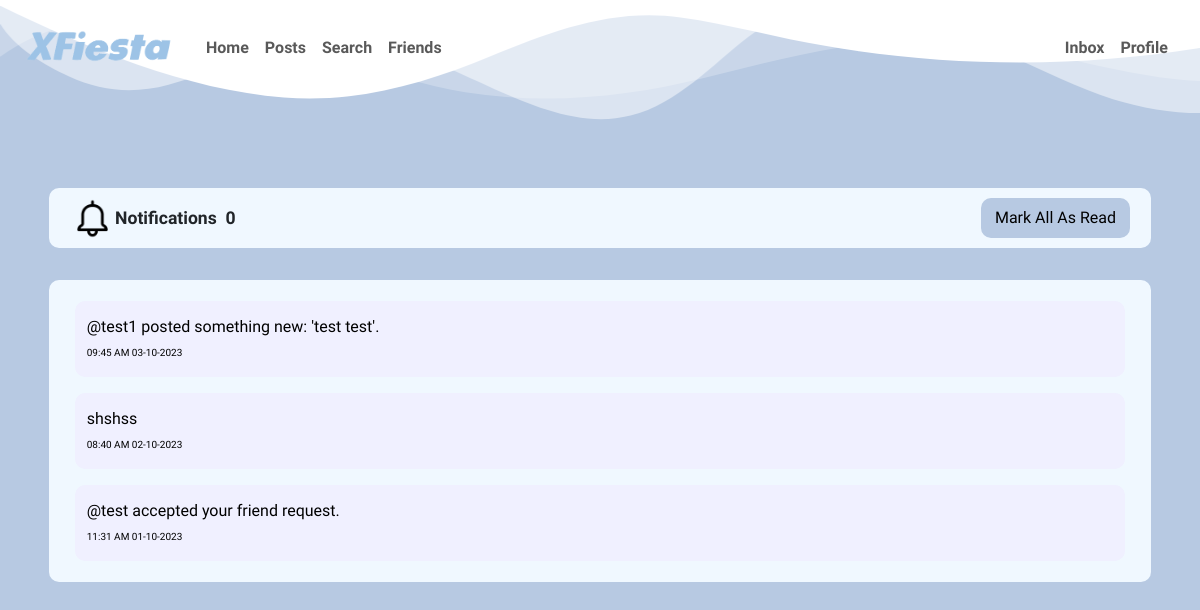
The page /notifications (signed in) on the database as committed earlier.
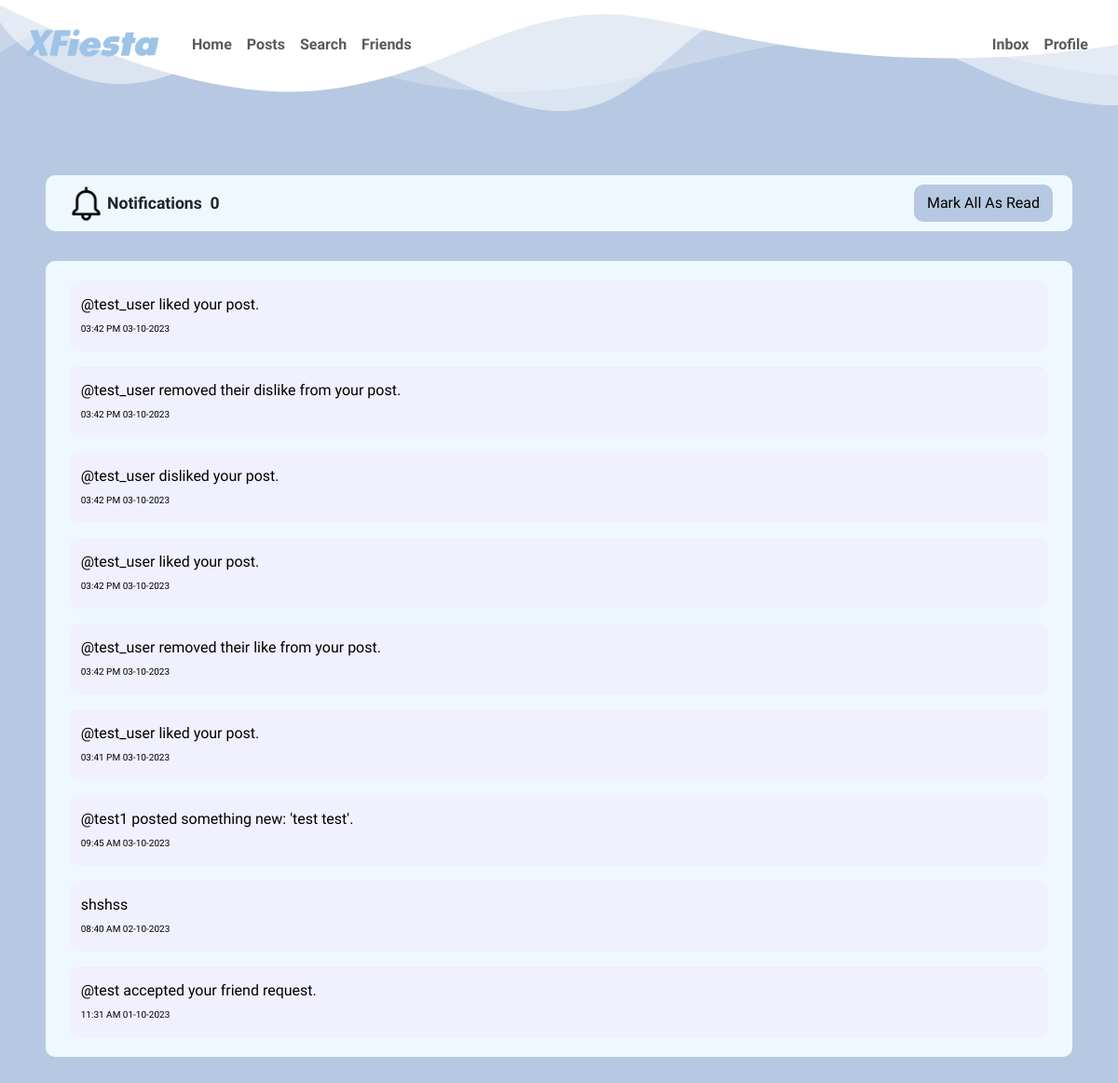
The same page on the database as committed later.
### tables this page shows
CREATE TABLE notifications (
    id INTEGER NOT NULL,
    user_id INTEGER NOT NULL,
    href TEXT NOT NULL,
    status TEXT NOT NULL CHECK(status IN ('read', 'unread')) DEFAULT 'unread',
    details TEXT NOT NULL,
    n_time TIMESTAMP NOT NULL DEFAULT CURRENT_TIMESTAMP,
    PRIMARY KEY(id),
    FOREIGN KEY(user_id) REFERENCES users(id)
);

### app.py (the view)
@app.route("/notifications")
@login_required
def notifications():
    notifications = db.execute("SELECT n.*, u.timezone_offset FROM notifications AS n JOIN users AS u ON n.user_id = u.id WHERE n.user_id = ? ORDER BY n.n_time DESC;", session["user_id"])
    unread = db.execute("SELECT COUNT(id) AS count FROM notifications WHERE status = 'unread' AND user_id = ?;", session["user_id"])
    for notification in notifications:
        local_time = datetime.strptime(notification["n_time"], "%Y-%m-%d %H:%M:%S") + timedelta(minutes=notification["timezone_offset"])
        notification["date"] = datetime.strftime(local_time, "%d-%m-%Y")
        notification["time"] = datetime.strftime(local_time, "%I:%M %p")
    return render_template("notifications.html", notifications=notifications, unread_notification_count = unread[0]["count"])

### app.py (called while the page is built)
@app.after_request
def after_request(response):
    response.headers["Cache-Control"] = "no-cache, no-store, must-revalidate"
    response.headers["Expires"] = 0
    response.headers["Pragma"] = "no-cache"
    return response

### helpers.py (called while the page is built)
def login_required(f):
    @wraps(f)
    def decorated_function(*args, **kwargs):
        if session.get("user_id") is None:
            return redirect("/welcome")
        return f(*args, **kwargs)
    return decorated_function

### templates/notifications.html (shortened to what this page needs)
{% extends "layout.html" %}
{% block optional_c %}
    <link rel="stylesheet" href="/static/styles/notifications.css">
{% endblock %}
{% block main %}
    <div class="container-main">
        <div class="bar">
            <div class="logo">
                <img src="/static/images/notifications.png" alt="notifications">
                <span class="logo-text">Notifications&nbsp;&nbsp;</span>
                <span id="unread_notification_count" class="logo-text">{{ unread_notification_count }}</span>
            </div>
            <div class="mark-all-as-read">
                <button class="btn btn-primary btn-prof" onclick="mark_all_as_read();">Mark All As Read</button>
            </div>
        </div>
        <div class="o-profile notifications">
            {% for notification in notifications %}
                <a style="width: 100%; text-decoration: none; color: inherit;" href="{{ notification['href'] }}" target="_blank">
                    <div id="{{ notification['id'] }}" class="notification " >
                        <div>
                            <span class="details">{{ notification["details"] }}</span>
                            <br>
                            <span class="timestamp">{{ notification["time"] }} {{ notification["date"] }}</span>
                        </div>
                    </div>
                </a>
            {% endfor %}
        </div>
    </div>
{% endblock %}

### templates/layout.html (shortened to what this page needs)
<!DOCTYPE html>
<html lang="en">
    <head>
        <link rel="stylesheet" href="https://cdn.jsdelivr.net/npm/bootstrap@5.3.2/dist/css/bootstrap.min.css">
        <link href="/static/styles/styles.css" rel="stylesheet">
        {% block optional_c %}{% endblock %}
    </head>
    <body>
        <div class="wave-top">
        </div>
        <header>
            <nav class="bg-light navbar navbar-expand-md navbar-light">
                <div class="container-fluid">
                    <a class="navbar-brand" href="/"><img src="/static/images/xfiesta.png" alt="Logo" width="170px"></a>
                    <div class="collapse navbar-collapse ml-auto" id="navbar">
                        {% if session["user_id"] %}
                            <ul class="navbar-nav me-auto mt-2">
                                <li class="nav-item"><a class="nav-link" href="/">Home</a></li>
                                <li class="nav-item"><a class="nav-link" href="/posts">Posts</a></li>
                                <li class="nav-item"><a class="nav-link" href="/search">Search</a></li>
                                <li class="nav-item"><a class="nav-link" href="/friends">Friends</a></li>
                            </ul>
                            <ul class="navbar-nav ms-auto mt-2">
                                <li class="nav-item"><a class="nav-link" href="/inbox">Inbox</a></li>
                                <li class="nav-item"><a class="nav-link" href="/profile">Profile</a></li>
                            </ul>
                        {% else %}
                            <ul class="navbar-nav ms-auto mt-2">
                                <li class="nav-item"><a class="nav-link" href="/login">Log In</a></li>
                                <li class="nav-item"><a class="nav-link" href="/register">Register</a></li>
                            </ul>
                        {% endif %}
                    </div>
                </div>
            </nav>
        </header>
        <div class="main">
            {% block main %}{% endblock %}
        </div>
    </body>
</html>

### static/styles/styles.css (style rules this page uses)
.navbar { background-color: transparent !important; border: none !important; padding-right: 12px !important; }
.navbar-brand img { -webkit-user-drag: none; user-select: none; }
.nav-link { position: relative; font-family: 'Work Sans', sans-serif; font-size: 16px; font-weight: 700; }
@media screen and (min-width: 768px) { .nav-link::before { content: ''; position: absolute; top: 80%; left: 10%; width: 0; height: 2px; background: black; transition: .3s; } }
body { max-width: 100%; overflow-x: hidden; background-color: #b7c9e2; font-family: 'Work Sans', sans-serif; }
.main { font-weight: 400; }
.btn, .btn-primary { background-color: white !important; color: blue; border: 2px solid transparent !important; border-radius: 10px; transition: all 0.5s; }
.container-main { text-align: center; padding: 20px; margin-top: 10vh; }
.wave-top { position: absolute; top: 0; left: 0; width: 100%; overflow: hidden; line-height: 0; z-index: -1; }
.wave-top svg { position: relative; display: block; width: calc(114% + 1.3px); height: 130px; transform: rotateY(180deg); }
.o-profile { margin: 5rem auto; width: 95%; background-color: aliceblue; border: 5px solid transparent; border-radius: 10px; display: flex; flex-direction: column; align-items: center; }
.btn-prof { background-color: #b7c9e2 !important; margin-top: 5px; margin-bottom: 5px; color: black !important; }

### static/styles/notifications.css (style rules this page uses)
.bar { background-color: aliceblue; border: 5px solid transparent; border-radius: 10px; width: 95%; margin-left: auto; margin-right: auto; display: flex; justify-content: center; align-items: center; }
.logo { width: 50% !important; display: flex; justify-content: left; width: 30%; margin-left: 1rem; }
.logo img { width: 45px; -webkit-user-drag: none; user-select: none; pointer-events: none; }
.logo-text { font-size: 1.1rem; font-weight: 700; margin-top: auto; margin-bottom: auto; }
.mark-all-as-read { width: 50%; display: flex; justify-content: right; padding-right: 1rem; }
.mark-all-as-read button { display: flex; justify-content: center; align-items: center; }
.notifications { margin-top: 2rem !important; padding: 1rem 10px; display: flex; flex-direction: column; gap: 1rem; text-align: left; }
.notification { width: 98%; margin-left: auto; margin-right: auto; border: 2px solid transparent; border-radius: 10px; color: black; background-color: #f0f0ff; display: flex; justify-content: left; align-items: center; padding: 12px 10px; }
.timestamp { font-size: 10px; }

Rows that differ between the two databases and show on the page:
added notifications: details "@test_user liked your post.", time "03:42 PM", date "03-10-2023"
added notifications: details "@test_user removed their dislike from your post.", time "03:42 PM", date "03-10-2023"
added notifications: details "@test_user disliked your post.", time "03:42 PM", date "03-10-2023"
added notifications: details "@test_user liked your post.", time "03:42 PM", date "03-10-2023"
added notifications: details "@test_user removed their like from your post.", time "03:42 PM", date "03-10-2023"
added notifications: details "@test_user liked your post.", time "03:41 PM", date "03-10-2023"
